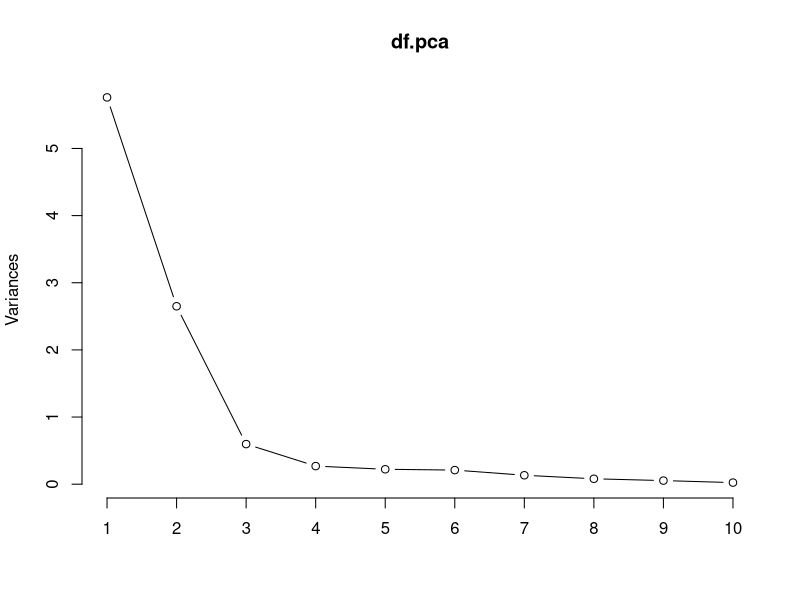

The R source for this figure:
df <- mtcars
head(df)

cor(df)

model.1 <- lm(mpg ~ cyl + disp + hp + drat + wt + qsec + vs + am + gear + carb, 
              data = df)

summary(model.1)

df.pca <- prcomp(~cyl + disp + hp + drat + wt + qsec + vs + am + gear + carb,
                 data = df,
                 center = TRUE,
                 scale. = TRUE)


print(df.pca)

plot(df.pca, type = "l")

summary(df.pca)

df.pca$x[,1:5]

model.2 <- lm (df$mpg ~ df.pca$x[,1:5])
summary(model.2)

model.3 <- lm (df$mpg ~ df.pca$x[,1])
summary(model.3)
